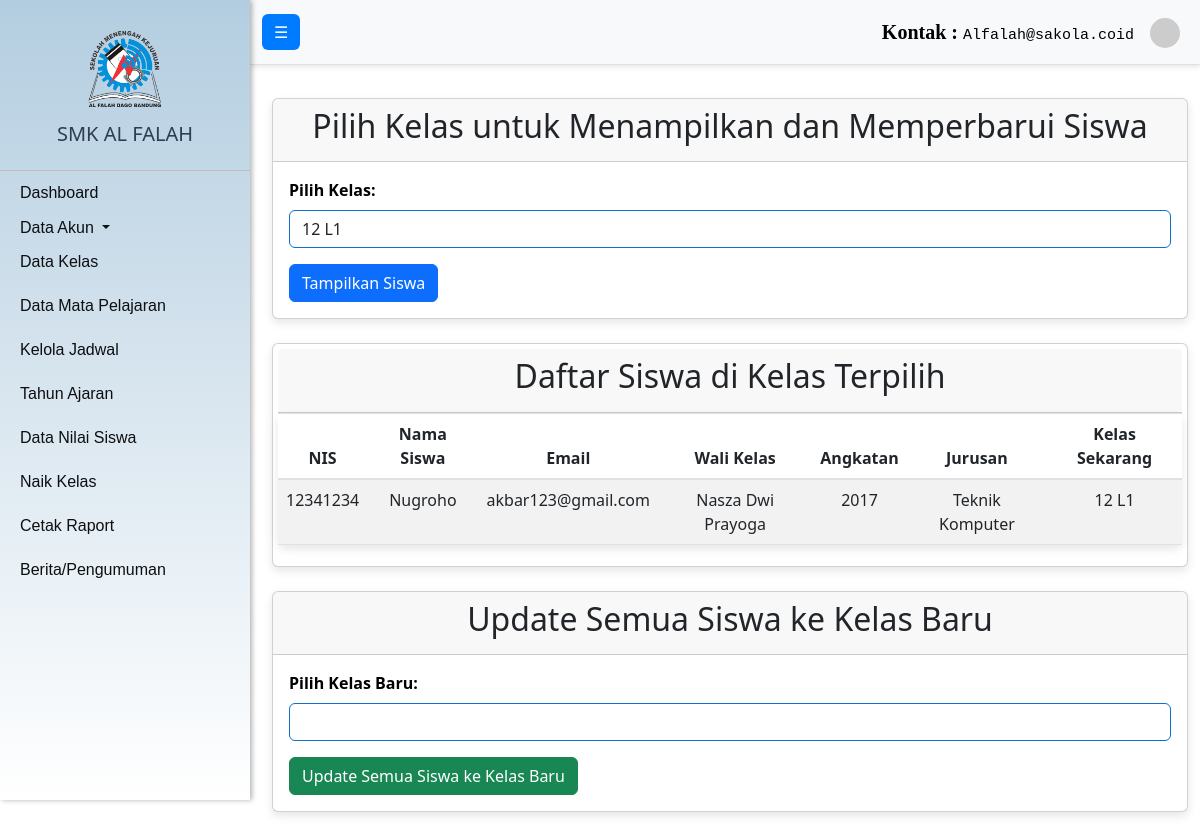
The page /Admin/naikKelas.php?id_kelas=4 on the database its author committed.
### tables this page shows
CREATE TABLE `siswa` (
  `nis` varchar(50) NOT NULL,
  `password` varchar(255) NOT NULL,
  `nama_siswa` varchar(100) NOT NULL,
  `email` varchar(100) NOT NULL,
  `id_kelas` int(11) DEFAULT NULL,
  `nama_wali_kelas` varchar(100) DEFAULT NULL,
  `angkatan` varchar(10) DEFAULT NULL,
  `id_jurusan` int(3) NOT NULL,
  `foto_profil` varchar(255) NOT NULL,
  `terakhir_login` datetime DEFAULT NULL
);

CREATE TABLE `jurusan` (
  `id_jurusan` int(3) NOT NULL,
  `nama_jurusan` varchar(50) NOT NULL
);

CREATE TABLE `kelas` (
  `id_kelas` int(11) NOT NULL,
  `nama_kelas` varchar(100) NOT NULL,
  `jenjang` varchar(2) NOT NULL,
  `id_jurusan` int(4) NOT NULL,
  `id_tahun_ajaran` int(11) NOT NULL
);

### Admin/naikKelas.php (the view, shortened to what this page needs)
<?php
include '../db.php';
$queryKelas = "SELECT * FROM kelas";
$resultKelas = mysqli_query($conn, $queryKelas);
$id_kelas_terpilih = isset($_GET['id_kelas']) ? $_GET['id_kelas'] : null;
if ($id_kelas_terpilih) {
    $querySiswa = "
        SELECT siswa.*, kelas.nama_kelas, jurusan.nama_jurusan
        FROM siswa
        JOIN kelas ON siswa.id_kelas = kelas.id_kelas
        JOIN jurusan ON siswa.id_jurusan = jurusan.id_jurusan
        WHERE siswa.id_kelas = '$id_kelas_terpilih'";
    $resultSiswa = mysqli_query($conn, $querySiswa);
    $queryCurrentClass = "SELECT * FROM kelas WHERE id_kelas = '$id_kelas_terpilih'";
    $resultCurrentClass = mysqli_query($conn, $queryCurrentClass);
    $currentClass = mysqli_fetch_assoc($resultCurrentClass);
}
?>
<!DOCTYPE html>
<html lang="id">
<head>
    <link rel="stylesheet" href="https://maxcdn.bootstrapcdn.com/bootstrap/4.5.2/css/bootstrap.min.css">
    <link rel="stylesheet" href="../css/naikKelas.css">
</head>
<body>
    <?php include '../navbar/navAdmin.php'; ?>
    <div class="container mt-5">
        <div class="card">
            <div class="card-header">
                <h2>Pilih Kelas untuk Menampilkan dan Memperbarui Siswa</h2>
            </div>
            <div class="card-body">
                <form action="" method="GET">
                    <div class="form-group">
                        <label for="kelas">Pilih Kelas:</label>
                        <select name="id_kelas" id="kelas" class="form-control">
                            <?php
                            while ($kelas = mysqli_fetch_assoc($resultKelas)) {
                                $selected = $id_kelas_terpilih == $kelas['id_kelas'] ? 'selected' : '';
                                echo "<option value='{$kelas['id_kelas']}' $selected>{$kelas['jenjang']} {$kelas['nama_kelas']}</option>";
                            }
                            ?>
                        </select>
                    </div>
                    <div><button type="submit" class="btn btn-primary">Tampilkan Siswa</button></div>
                </form>
            </div>
        </div>
        <?php if ($id_kelas_terpilih && isset($resultSiswa)): ?>
            <div class="card mt-4" style="padding: 5px;">
                <div class="card-header">
                    <h2>Daftar Siswa di Kelas Terpilih</h2>
                </div>
                <table  id="example" class="table table-striped table-hover">
                    <thead>
                        <tr>
                            <th>NIS</th>
                            <th>Nama Siswa</th>
                            <th>Email</th>
                            <th>Wali Kelas</th>
                            <th>Angkatan</th>
                            <th>Jurusan</th>
                            <th>Kelas Sekarang</th>
                        </tr>
                    </thead>
                    <tbody>
                        <?php while ($siswa = mysqli_fetch_assoc($resultSiswa)): ?>
                            <tr>
                                <td><?php echo $siswa['nis']; ?></td>
                                <td><?php echo $siswa['nama_siswa']; ?></td>
                                <td><?php echo $siswa['email']; ?></td>
                                <td><?php echo $siswa['nama_wali_kelas']; ?></td>
                                <td><?php echo $siswa['angkatan']; ?></td>
                                <td><?php echo $siswa['nama_jurusan']; ?></td>
                                <td><?php echo $currentClass['jenjang'] . " " . $currentClass['nama_kelas']; ?></td>
                            </tr>
                        <?php endwhile; ?>
                    </tbody>
                </table>
            </div>
            <div class="card mt-4">
                <div class="card-header ">
                    <h2>Update Semua Siswa ke Kelas Baru</h2>
                </div>
                <div class="card-body">
                    <form action="" method="POST">
                        <div class="form-group">
                            <label for="id_kelas_baru">Pilih Kelas Baru:</label>
                            <select name="id_kelas_baru" id="id_kelas_baru" class="form-control">
                            </select>
                        </div>
                        <div><button type="submit" class="btn btn-success">Update Semua Siswa ke Kelas Baru</button></div>
                    </form>
                </div>
            </div>
        <?php endif; ?>
    </div>
</body>
</html>

### css/naikKelas.css (style rules this page uses)
body { background-color: #f8f9fa; font-family: 'Poppins', sans-serif; }
h2, h3 { font-weight: bold; color: #343a40; }
.table { background-color: #ffffff; border-radius: 8px; box-shadow: 0 4px 10px rgba(0, 0, 0, 0.1); }
.table th { background-color: #343a40; color: #fff; text-align: center; font-weight: bold; }
.table td { text-align: center; color: #495057; }
.card-header { font-size: 1.25rem; font-weight: bold; padding: 15px; text-align: center; margin-bottom: 10px; }
.btn-primary, .btn-success { font-weight: bold; padding: 10px 20px; border-radius: 5px; transition: background-color 0.3s ease, box-shadow 0.3s ease; }
.btn-primary { background-color: #007bff; border-color: #007bff; }
.btn-success { background-color: #28a745; border-color: #28a745; }
.card { border-radius: 8px; box-shadow: 0 4px 10px rgba(0, 0, 0, 0.1); margin-bottom: 20px; }
.card-body { padding: 20px; }
.form-control, .form-select { padding: 10px; font-size: 1rem; border-radius: 5px; border: 1px solid #ced4da; transition: border-color 0.3s ease; }
label { font-weight: 600; color: #000000; margin-bottom: 0.5rem; display: block; }
select.form-control { border: 1px solid #0e6fcf; border-radius: 0.375rem; padding: 0.375rem 0.75rem; background-color: #fff; transition: border-color 0.15s ease-in-out, box-shadow 0.15s ease-in-out; }

### css/styles.css (style rules this page uses)
body { overflow-x: hidden; text-decoration: none; }

### navbar/tabelSeries.php (style rules this page uses)
:root { --dt-row-selected: 13, 110, 253; --dt-row-selected-text: 255, 255, 255; --dt-row-selected-link: 9, 10, 11; --dt-row-stripe: 0, 0, 0; --dt-row-hover: 0, 0, 0; --dt-column-ordering: 0, 0, 0; --dt-html-background: white; }
#example { text-align: center; }

### rows shown on the page
siswa: nis "12341234", nama_siswa "Nugroho", email "akbar123@gmail.com", nama_wali_kelas "Nasza Dwi Prayoga", angkatan "2017", id_jurusan.nama_jurusan "Teknik Komputer", id_kelas.jenjang "12", id_kelas.nama_kelas "L1"

### other values the page prints
form field id_kelas "12 L1"
